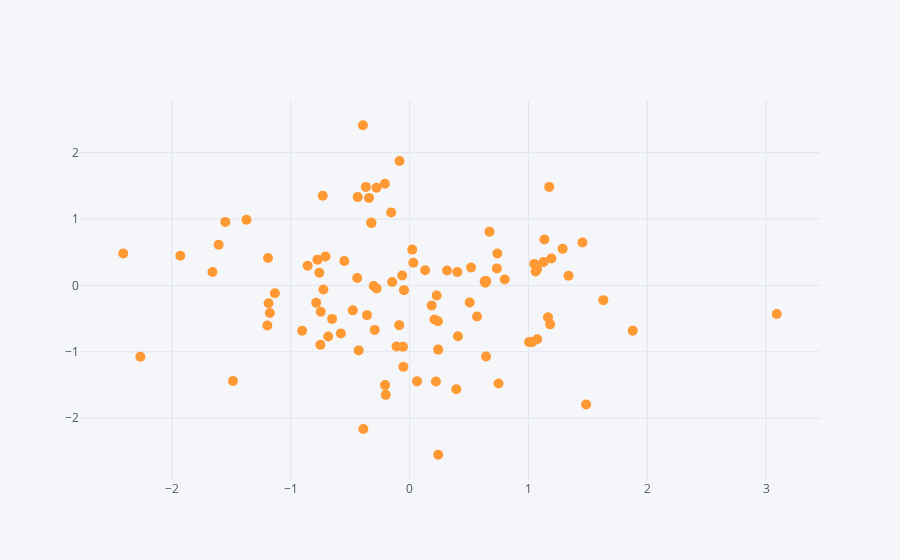

Notebook source saved alongside this figure:
### Markdown cell above
### Using Cufflinks and iplot()

### Code cell
df.iplot(kind='scatter',x='A',y='B',mode='markers',size=10)
